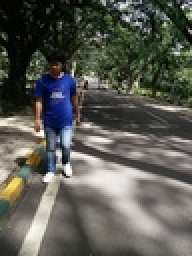
%> input picture me.jpg, 96 x 128 px, shrunk from 224 x 300 before the run (shown 2 times larger)
$ octave Image_Encryption.m   (GNU Octave 9; MATLAB toolbox functions it lacks are replaced by stand-ins)
%> lines starting %> are read from the running program, lines starting %| are printed output that depends on the picture
### Scalling.m
function [Data,padding] = Scalling (Data,sf);
% Data=imread('cameraman.tif');
Data=reshape(Data,[size(Data,1)*size(Data,2) 1]);
Data=double(Data);
padding=mod(length(Data),sf);
if (padding~=0)
    padding=sf-padding;
end
Data=[Data;zeros(padding,1)];
Data=reshape(Data,[sf,length(Data)/sf]);

### convert2bin.m
function [ Data_binary ] = convert2bin( Data )
%CONVERT2BIN Summary of this function goes here
%   Detailed explanation goes here
Data_binary=[];
for j=1:size(Data,2)
temp=[];
for i=1:size(Data,1)
temp = [temp Dec2Bin(Data(i,j))];
end
Data_binary=[Data_binary;temp];
end
end

### Hex2Bin.m
function [ bin ] = Hex2Bin( hex )
%HEX2BIN Summary of this function goes here
%   Detailed explanation goes here
bin=logical([]);
for b=1:length(hex)
    bin=[bin  logical(h2b(hex(b)))];
end
end

### SF_Key_Gen.m
function [K1,K2,K3,K4,K5]=SF_Key_Gen(bin_key);
%making a cell
key= cell(5,4);
%First for matrix of 16bit each
key{1,1}=bin_key(1:16);
key{1,2}=bin_key(17:32);
key{1,3}=bin_key(33:48);
key{1,4}=bin_key(49:64);
% generating a matrix of each 16bit int 4*4
key{2,1}(1,:)=key{1,1}(1:4);
key{2,1}(2,:)=key{1,1}(5:8);
key{2,1}(3,:)=key{1,1}(9:12);
key{2,1}(4,:)=key{1,1}(13:16);
key{2,2}(1,:)=key{1,2}(1:4);
key{2,2}(2,:)=key{1,2}(5:8);
key{2,2}(3,:)=key{1,2}(9:12);
key{2,2}(4,:)=key{1,2}(13:16);
key{2,3}(1,:)=key{1,3}(1:4);
key{2,3}(2,:)=key{1,3}(5:8);
key{2,3}(3,:)=key{1,3}(9:12);
key{2,3}(4,:)=key{1,3}(13:16);
key{2,4}(1,:)=key{1,4}(1:4);
key{2,4}(2,:)=key{1,4}(5:8);
key{2,4}(3,:)=key{1,4}(9:12);
key{2,4}(4,:)=key{1,4}(13:16);

%shifting
key{3,1}(1,:)=key{2,1}(1,:);
key{3,1}(2,:)=circshift(key{2,1}(2,:),[1 1]);
key{3,1}(3,:)=circshift(key{2,1}(3,:),[1 2]);
key{3,1}(4,:)=circshift(key{2,1}(4,:),[1 3]);

key{3,2}(1,:)=key{2,2}(1,:);
key{3,2}(2,:)=circshift(key{2,2}(2,:),[1 1]);
key{3,2}(3,:)=circshift(key{2,2}(3,:),[1 2]);
key{3,2}(4,:)=circshift(key{2,2}(4,:),[1 3]);

key{3,3}(1,:)=key{2,3}(1,:);
key{3,3}(2,:)=circshift(key{2,3}(2,:),[1 1]);
key{3,3}(3,:)=circshift(key{2,3}(3,:),[1 2]);
key{3,3}(4,:)=circshift(key{2,3}(4,:),[1 3]);

key{3,4}(1,:)=key{2,4}(1,:);
key{3,4}(2,:)=circshift(key{2,4}(2,:),[1 1]);
key{3,4}(3,:)=circshift(key{2,4}(3,:),[1 2]);
key{3,4}(4,:)=circshift(key{2,4}(4,:),[1 3]);

%transposition colomb-wise
key{4,1}=key{3,1}';
key{4,2}=key{3,2}';
key{4,3}=key{3,2}';
key{4,4}=key{3,2}';

%performing xor operations
key{5,1}=not(xor(key{4,1},key{4,2}));
key{5,2}=xor(key{5,1},key{4,2});
key{5,3}=not(xor(key{5,2},key{4,3}));
key{5,4}=xor(key{5,3},key{4,4});
%concatinate into 64bits
key_64=[key{5,1}(1,:),key{5,1}(2,:),key{5,1}(3,:),key{5,1}(4,:)...
key{5,2}(1,:),key{5,2}(2,:),key{5,2}(3,:),key{5,2}(4,:)...
key{5,3}(1,:),key{5,3}(2,:),key{5,3}(3,:),key{5,3}(4,:)...
key{5,4}(1,:),key{5,4}(2,:),key{5,4}(3,:),key{5,4}(4,:)];
%p-table
p=[1,17,33,49,50,34,18,2;...
    19,35,51,52,36,20,4,3;...
    37,53,54,38,22,6,5,21;...
    55,56,40,24,8,7,23,39;...
    58,42,26,10,9,25,41,57;...
    44,28,12,11,27,43,59,60;...
    30,14,13,29,45,61,62,46;...
    16,15,31,47,63,64,48,32];
%key after p-table
for j=1:8
    for k=1:8
        key_p(j,k)=key_64(p(j,k));
    end
end
%concatinated 64bitkey
p_64=[key_p(1,:),key_p(2,:),key_p(3,:),key_p(4,:)...
    key_p(5,:),key_p(6,:),key_p(7,:),key_p(8,:)];
%Making a cell
key_1=cell(9,4);
% first four matrix of 16bit each
key_1{1,1}=p_64(1:16);
key_1{1,2}=p_64(17:32);
key_1{1,3}=p_64(33:48);
key_1{1,4}=p_64(49:64);
%Each pattern change in matrix of 4*4
key_1{2,1}(1,:)=key_1{1,1}(1:4);
key_1{2,1}(2,:)=key_1{1,1}(5:8);
key_1{2,1}(3,:)=key_1{1,1}(9:12);
key_1{2,1}(4,:)=key_1{1,1}(13:16);

key_1{2,2}(1,:)=key_1{1,2}(1:4);
key_1{2,2}(2,:)=key_1{1,2}(5:8);
key_1{2,2}(3,:)=key_1{1,2}(9:12);
key_1{2,2}(4,:)=key_1{1,2}(13:16);

key_1{2,3}(1,:)=key_1{1,3}(1:4);
key_1{2,3}(2,:)=key_1{1,3}(5:8);
key_1{2,3}(3,:)=key_1{1,3}(9:12);
key_1{2,3}(4,:)=key_1{1,3}(13:16);

key_1{2,4}(1,:)=key_1{1,4}(1:4);
key_1{2,4}(2,:)=key_1{1,4}(5:8);
key_1{2,4}(3,:)=key_1{1,4}(9:12);
key_1{2,4}(4,:)=key_1{1,4}(13:16);
%Performing shift operation

key_1{3,1}(1,:)=key_1{2,1}(1,:);
key_1{3,1}(2,:)=circshift(key_1{2,1}(2,:),[1 1]);
key_1{3,1}(3,:)=circshift(key_1{2,1}(3,:),[1 2]);
key_1{3,1}(4,:)=circshift(key_1{2,1}(4,:),[1 3]);

key_1{3,2}(1,:)=key_1{2,2}(1,:);
key_1{3,2}(2,:)=circshift(key_1{2,2}(2,:),[1 1]);
key_1{3,2}(3,:)=circshift(key_1{2,2}(3,:),[1 2]);
key_1{3,2}(4,:)=circshift(key_1{2,2}(4,:),[1 3]);

key_1{3,3}(1,:)=key_1{2,3}(1,:);
key_1{3,3}(2,:)=circshift(key_1{2,3}(2,:),[1 1]);
key_1{3,3}(3,:)=circshift(key_1{2,3}(3,:),[1 2]);
key_1{3,3}(4,:)=circshift(key_1{2,3}(4,:),[1 3]);

key_1{3,4}(1,:)=key_1{2,4}(1,:);
key_1{3,4}(2,:)=circshift(key_1{2,4}(2,:),[1 1]);
key_1{3,4}(3,:)=circshift(key_1{2,4}(3,:),[1 2]);
key_1{3,4}(4,:)=circshift(key_1{2,4}(4,:),[1 3]);

% generate fix matrix
f_mat=cell(1,4);
f_mat{1,1}=[1,2,3,1;2,3,1,1;3,1,1,2;1,1,2,3];
f_mat{1,2}=[1,2,3,1;1,1,2,3;3,1,1,2;2,3,1,1];
f_mat{1,3}=[1,2,3,1;2,3,1,1;1,1,2,3;3,1,1,2];
f_mat{1,4}=[1,2,3,1;1,1,2,3;2,3,1,1;3,1,1,2];

% multiply fix matrix #1 with shifted matrix
    for j=1:4
       for k=1:4
           tmp=(key_1{3,1}(:,j))';
           if f_mat{1,1}(j,k)==1
               key_1{4,1}(j,k)=cellstr(num2str(tmp));
           elseif f_mat{1,1}(j,k)==2
               key_1{4,1}(j,k)=cellstr(num2str(circshift(tmp,[1 1])));
           elseif f_mat{1,1}(j,k)==3
            tmp1=circshift(tmp,[1 1]);
            key_1{4,1}(j,k)=cellstr(num2str(xor(tmp,tmp1)));
           end
       end
    end

    % multiply fix matrix #2 with shifted matrix
    for j=1:4
       for k=1:4
           tmp=(key_1{3,2}(:,j))';
           if f_mat{1,2}(j,k)==1
               key_1{4,2}(j,k)=cellstr(num2str(tmp));
           elseif f_mat{1,2}(j,k)==2
               key_1{4,2}(j,k)=cellstr(num2str(circshift(tmp,[1 1])));
           elseif f_mat{1,2}(j,k)==3
            tmp1=circshift(tmp,[1 1]);
            key_1{4,2}(j,k)=cellstr(num2str(xor(tmp,tmp1)));
           end
       end
    end

    % multiply fix matrix #3 with shifted matrix
    for j=1:4
       for k=1:4
           tmp=(key_1{3,3}(:,j))';
           if f_mat{1,3}(j,k)==1
               key_1{4,3}(j,k)=cellstr(num2str(tmp));
           elseif f_mat{1,3}(j,k)==2
               key_1{4,3}(j,k)=cellstr(num2str(circshift(tmp,[1 1])));
           elseif f_mat{1,3}(j,k)==3
            tmp1=circshift(tmp,[1 1]);
            key_1{4,3}(j,k)=cellstr(num2str(xor(tmp,tmp1)));
           end
       end
    end

% multiply fix matrix #4 with shifted matrix

    for j=1:4
       for k=1:4
           tmp=(key_1{3,4}(:,j))';
           if f_mat{1,4}(j,k)==1
               key_1{4,4}(j,k)=cellstr(num2str(tmp));
           elseif f_mat{1,4}(j,k)==2
               key_1{4,4}(j,k)=cellstr(num2str(circshift(tmp,[1 1])));
           elseif f_mat{1,4}(j,k)==3
            tmp1=circshift(tmp,[1 1]);
            key_1{4,4}(j,k)=cellstr(num2str(xor(tmp,tmp1)));
           end
       end
    end

% shifting After fix matrix Multiplication
key_1{5,1}(1,:)=key_1{4,1}(1,:);
key_1{5,1}(2,:)=circshift(key_1{4,1}(2,:),[1 1]);
key_1{5,1}(3,:)=circshift(key_1{4,1}(3,:),[1 2]);
key_1{5,1}(4,:)=circshift(key_1{4,1}(4,:),[1 3]);

key_1{5,2}(1,:)=key_1{4,2}(1,:);
key_1{5,2}(2,:)=circshift(key_1{4,2}(2,:),[1 1]);
key_1{5,2}(3,:)=circshift(key_1{4,2}(3,:),[1 2]);
key_1{5,2}(4,:)=circshift(key_1{4,2}(4,:),[1 3]);

key_1{5,3}(1,:)=key_1{4,3}(1,:);
key_1{5,3}(2,:)=circshift(key_1{4,3}(2,:),[1 1]);
key_1{5,3}(3,:)=circshift(key_1{4,3}(3,:),[1 2]);
key_1{5,3}(4,:)=circshift(key_1{4,3}(4,:),[1 3]);

key_1{5,4}(1,:)=key_1{4,4}(1,:);
key_1{5,4}(2,:)=circshift(key_1{4,4}(2,:),[1 1]);
key_1{5,4}(3,:)=circshift(key_1{4,4}(3,:),[1 2]);
key_1{5,4}(4,:)=circshift(key_1{4,4}(4,:),[1 3]);

% Performing And Operation row Wise
for i=1:length(key_1{5,1})
tmp(i,:)=and(logical(str2num(key_1{5,1}{1,i})),logical(str2num(key_1{5,1}{2,i})));
tmp1(i,:)=and(logical(str2num(key_1{5,1}{3,i})),logical(str2num(key_1{5,1}{4,i})));
key_1{6,1}(i,:)=and(tmp(i,:),tmp1(i,:));
end

for i=1:length(key_1{5,2})
tmp(i,:)=xor(logical(str2num(key_1{5,2}{1,i})),logical(str2num(key_1{5,2}{2,i})));
tmp1(i,:)=xor(logical(str2num(key_1{5,2}{3,i})),logical(str2num(key_1{5,2}{4,i})));
key_1{6,2}(i,:)=xor(tmp(i,:),tmp1(i,:));
end

for i=1:length(key_1{5,3})
tmp(i,:)=and(logical(str2num(key_1{5,3}{1,i})),logical(str2num(key_1{5,3}{2,i})));
tmp1(i,:)=and(logical(str2num(key_1{5,3}{3,i})),logical(str2num(key_1{5,3}{4,i})));
key_1{6,3}(i,:)=and(tmp(i,:),tmp1(i,:));
end

for i=1:length(key_1{5,4})
tmp(i,:)=xor(logical(str2num(key_1{5,4}{1,i})),logical(str2num(key_1{5,4}{2,i})));
tmp1(i,:)=xor(logical(str2num(key_1{5,4}{3,i})),logical(str2num(key_1{5,4}{4,i})));
key_1{6,4}(i,:)=xor(tmp(i,:),tmp1(i,:));
end

% performing xor operation to 4x4(16 bit block)

% Result 4 bit key will be obtain

tmp=xor(key_1{6,1}(1,:),key_1{6,1}(2,:));
tmp1=xor(key_1{6,1}(3,:),key_1{6,1}(4,:));
key_1{7,1}=xor(tmp,tmp1);

tmp=xor(key_1{6,2}(1,:),key_1{6,2}(2,:));
tmp1=xor(key_1{6,2}(3,:),key_1{6,2}(4,:));
key_1{7,2}=xor(tmp,tmp1);

tmp=xor(key_1{6,3}(1,:),key_1{6,3}(2,:));
tmp1=xor(key_1{6,3}(3,:),key_1{6,3}(4,:));
key_1{7,3}=xor(tmp,tmp1);

tmp=xor(key_1{6,4}(1,:),key_1{6,4}(2,:));
tmp1=xor(key_1{6,4}(3,:),key_1{6,4}(4,:));
key_1{7,4}=xor(tmp,tmp1);

%using transposition table

trans_mat=cell(1,4);
trans_mat{1,1}=[0,0,0,0;0,0,0,1;0,0,1,0;0,0,1,1];
trans_mat{1,2}=[0,1,0,0;0,1,0,1;0,1,1,0;0,1,1,1];
trans_mat{1,3}=[1,0,0,0;1,0,0,1;1,0,1,0;1,0,1,1];
trans_mat{1,4}=[1,1,0,0;1,1,0,1;1,1,1,0;1,1,1,1];

% For First key by Transposition

for i=1:length(trans_mat)
    for j=1:length(key_1{6,1})
        if key_1{7,1}(1,:)==trans_mat{1,i}(j,:)
            if i==1
                key_1{8,1}=[key_1{6,1}(:,1),key_1{6,1}(:,4),key_1{6,1}(:,2),...
                    key_1{6,1}(:,3)];
            elseif i==2
                key_1{8,1}=[key_1{6,1}(:,2),key_1{6,1}(:,3),key_1{6,1}(:,4),...
                    key_1{6,1}(:,1)];
            elseif i==3
                key_1{8,1}=[key_1{6,1}(:,3),key_1{6,1}(:,2),key_1{6,1}(:,1),...
                    key_1{6,1}(:,4)];
            else i==4
                key_1{8,1}=[key_1{6,1}(:,4),key_1{6,1}(:,1),key_1{6,1}(:,3),...
                    key_1{6,1}(:,2)];
            end
        end
    end
end

% For Second key by Real Fence

key_1{8,2}=[key_1{6,2}(1,:);circshift(key_1{6,2}(2,:),[1 1]);...
    key_1{6,2}(3,:);circshift(key_1{6,2}(4,:),[1 1])];


% For Third key  by Real Fence

key_1{8,3}=[key_1{6,3}(1,:);circshift(key_1{6,3}(2,:),[1 1]);...
    key_1{6,3}(3,:);circshift(key_1{6,3}(4,:),[1 1])];


% For Fourth key by transposition

for i=1:length(trans_mat)
    for j=1:length(key_1{6,4})
        if key_1{7,4}(1,:)==trans_mat{1,i}(j,:)
            if i==1
                key_1{8,4}=[key_1{6,4}(:,1),key_1{6,4}(:,4),key_1{6,4}(:,2),...
                    key_1{6,4}(:,3)];
            elseif i==2
                key_1{8,4}=[key_1{6,4}(:,2),key_1{6,4}(:,3),key_1{6,4}(:,4),...
                    key_1{6,4}(:,1)];
            elseif i==3
                key_1{8,4}=[key_1{6,4}(:,3),key_1{6,4}(:,2),key_1{6,4}(:,1),...
                    key_1{6,4}(:,4)];
            else i==4
                key_1{8,4}=[key_1{6,4}(:,4),key_1{6,4}(:,1),key_1{6,4}(:,3),...
                    key_1{6,4}(:,2)];
            end
        end
    end
end

% For Final KEY K1
key_1{9,1}=[key_1{8,1}(1,:),key_1{8,1}(2,:),key_1{8,1}(3,:),key_1{8,1}(4,:)];
K1=key_1{9,1};
% For Final KEY K2
key_1{9,2}=[key_1{8,2}(:,1)',flipdim(key_1{8,2}(:,2)',2),key_1{8,2}(:,3)',...
    flipdim(key_1{8,2}(:,4)',2)];
K2=key_1{9,2};
% For Final KEY K3
key_1{9,3}=[key_1{8,3}(:,1)',flipdim(key_1{8,3}(:,2)',2),key_1{8,3}(:,3)',...
    flipdim(key_1{8,3}(:,4)',2)];
K3=key_1{9,3};
% For Final KEY K4
key_1{9,4}=[key_1{8,4}(1,:),key_1{8,4}(2,:),key_1{8,4}(3,:),key_1{8,4}(4,:)];
K4=key_1{9,4};
% For Final KEY K5
tmp=xor(K1,K2);
tmp1=xor(K3,K4);
K5=xor(tmp,tmp1);

### fun.m
function i = fun(a)
b=cell(6,4);
%Arrangent of 16bits into 4,4 Bit Blocks
b{1,1}=a(1:4);
b{1,2}=a(5:8);
b{1,3}=a(9:12);
b{1,4}=a(13:16);
% Left Shifthing on each 4bit block
b{2,1}=b{1,1};
b{2,2}=circshift(b{1,2},[1 1]);
b{2,3}=circshift(b{1,3},[1 2]);
b{2,4}=circshift(b{1,4},[1 3]);
%performing And operation
b{3,1}=b{2,1};
b{3,2}=and(b{3,1},b{2,2});
b{3,3}=and(b{3,2},b{2,3});
b{3,4}=and(b{3,3},b{2,4});
s=cell(1,4);
s{1,1}=['0','f','2','d';'d','2','b','4';'8','7','2','d';'d','2','3','c'];
s{1,2}=['0','1','c','f';'f','8','5','0';'0','9','4','f';'f','0','d','0'];
s{1,3}=['0','e','c','0';'0','8','e','4';'8','e','4','0';'0','0','e','c'];
s{1,4}=['0','1','3','0';'0','7','1','4';'8','1','8','0';'0','f','1','c'];
% for Identifying the row and colomb within s-boxes
for r=1:length(s)
row=[b{3,r}(1,1),b{3,r}(1,4)];
col=[b{3,r}(2:3)];
x(r)=bin2dec(int2str(row))+1;
y(r)=bin2dec(int2str(col))+1;
end
%substitute the value identified by s-boxes
  for r=1:length(s)
      b{4,r}=s{1,r}(x(r),y(r));
  end
%coverstion of hex no into bin no
for j=1:length(s)
    b{5,j}=logical([]);
    b{5,j}=[b{5,j} h2b(b{4,j})];
end
%performing OR operations on 4 bit blocks
b{6,1}=b{5,1};
b{6,2}=or(b{6,1},b{5,2});
b{6,3}=or(b{6,2},b{5,3});
b{6,4}=or(b{6,3},b{5,4});

%for Final 16 bit
i=[b{6,1},b{6,2},b{6,3},b{6,4}];
end

### Binary2Dec.m
function [ dec ] = Binary2Dec( binary )
%binaryB2H Summary of this function goes here
%   Detailed explanation goes here
E1=bin2dec(num2str(binary(1:8)));
 E2=bin2dec(num2str(binary(9:16)));
 E3=bin2dec(num2str(binary(17:24)));
 E4=bin2dec(num2str(binary(25:32)));
 E5=bin2dec(num2str(binary(33:40)));
 E6=bin2dec(num2str(binary(41:48)));
 E7=bin2dec(num2str(binary(49:56)));
 E8=bin2dec(num2str(binary(57:64)));
 dec=cell2mat({E1 E2 E3 E4 E5 E6 E7 E8});
end

### SF_Decryption.m
function [bin_msg]=SF_Decryption(binary_cipher,K1,K2,K3,K4,K5);
%Decryption
dec=cell(8,4);
% Arranging 64 bit into 16 bit block
dec{1,1}=binary_cipher(1:16);
dec{1,2}=binary_cipher(17:32);
dec{1,3}=binary_cipher(33:48);
dec{1,4}=binary_cipher(49:64);

% for first round
%performing Xnor operation with K5
dec{2,1}=not(xor(K5,dec{1,1}));
%Using f function and Xor operation obtain second 16 bit block
dec{2,3}=xor(fun(dec{1,1}),dec{1,2});
%Performing xnor operation on last 16 bit
dec{2,4}=not(xor(K5,dec{1,4}));
%Using f function and Xor operation obtain third 16 bit block
dec{2,2}=xor(fun(dec{1,4}),dec{1,3});

% for Second Round
%performing Xnor operation with K4
dec{3,1}=not(xor(K4,dec{2,1}));
%Using f function and Xor operation obtain second 16 bit block
dec{3,2}=xor(fun(dec{2,1}),dec{2,2});
%Performing xnor operation on last 16 bit
dec{3,4}=not(xor(K4,dec{2,4}));
%Using f function and Xor operation obtain third 16 bit block
dec{3,3}=xor(fun(dec{2,4}),dec{2,3});

% for Third Round
%Step no 01
%Swaping Blocks
dec{4,1}=dec{3,2};
dec{4,2}=dec{3,1};
dec{4,3}=dec{3,4};
dec{4,4}=dec{3,3};

%Step no 02
%performing xnor operation in first 16 bits with K3
dec{5,1}=not(xor(K3,dec{4,1}));
% Using f function and swaping tecniques on 16 bit
dec{5,3}=xor(fun(dec{4,1}),dec{4,2});
%performing xnor operation in last 16 bits with K1
dec{5,4}=not(xor(K3,dec{4,4}));
% Using f function and swaping tecniques on 16 bit
dec{5,2}=xor(fun(dec{4,4}),dec{4,3});

% for fourth Round
%performing Xnor operation with K2
dec{6,1}=not(xor(K2,dec{5,1}));
%Using f function and Xor operation obtain second 16 bit block
dec{6,2}=xor(fun(dec{5,1}),dec{5,2});
%Performing xnor operation on last 16 bit
dec{6,4}=not(xor(K2,dec{5,4}));
%Using f function and Xor operation obtain third 16 bit block
dec{6,3}=xor(fun(dec{5,4}),dec{5,3});

% for fifth Round
%Step no 01
%Swaping Blocks
dec{7,1}=dec{6,2};
dec{7,2}=dec{6,1};
dec{7,3}=dec{6,4};
dec{7,4}=dec{6,3};
%Step no 02
%performing xnor operation in first 16 bits with K1
dec{8,1}=not(xor(K1,dec{7,1}));
% Using f function and swaping tecniques on 16 bit
dec{8,3}=xor(fun(dec{7,1}),dec{7,2});
%performing xnor operation in last 16 bits with K1
dec{8,4}=not(xor(K1,dec{7,4}));
% Using f function and swaping tecniques on 16 bit
dec{8,2}=xor(fun(dec{7,4}),dec{7,3});

bin_msg=[dec{8,1},dec{8,2},dec{8,3},dec{8,4}];

### SF_Encrypt.m
function [cipher]=SF_Encrypt(bin_msg,K1,K2,K3,K4,K5);
%For Encryption of 64 bit msg
bin_msg1=bin_msg(1:32);
bin_msg2=bin_msg(33:64);

enc=cell(8,4);
% Arranging 64 bit into 16 bit block
enc{1,1}=bin_msg(1:16);
enc{1,2}=bin_msg(17:32);
enc{1,3}=bin_msg(33:48);
enc{1,4}=bin_msg(49:64);

% For First round
%Step no 01
%performing xnor operation in first 16 bits with K1
enc{2,1}=not(xor(K1,enc{1,1}));
% Using f function and swaping tecniques on 16 bit
enc{2,2}=xor(fun(enc{2,1}),enc{1,3});
%performing xnor operation in last 16 bits with K1
enc{2,4}=not(xor(K1,enc{1,4}));
% Using f function and swaping tecniques on 16 bit
enc{2,3}=xor(fun(enc{2,4}),enc{1,2});
%Step no 02
%Swaping Blocks
enc{3,1}=enc{2,2};
enc{3,2}=enc{2,1};
enc{3,3}=enc{2,4};
enc{3,4}=enc{2,3};

% For Second Round
%performing Xnor operation with K2
enc{4,1}=not(xor(K2,enc{3,1}));
%Using f function and Xor operation obtain second 16 bit block
enc{4,2}=xor(fun(enc{4,1}),enc{3,2});
%Performing xnor operation on last 16 bit
enc{4,4}=not(xor(K2,enc{3,4}));
%Using f function and Xor operation obtain third 16 bit block
enc{4,3}=xor(fun(enc{4,4}),enc{3,3});

% For Third Round
%Step no 01
%performing xnor operation in first 16 bits with K3
enc{5,1}=not(xor(K3,enc{4,1}));
% Using f function and swaping tecniques on 16 bit
enc{5,2}=xor(fun(enc{5,1}),enc{4,3});
%performing xnor operation in last 16 bits with K1
enc{5,4}=not(xor(K3,enc{4,4}));
% Using f function and swaping tecniques on 16 bit
enc{5,3}=xor(fun(enc{5,4}),enc{4,2});
%Step no 02
%Swaping Blocks
enc{6,1}=enc{5,2};
enc{6,2}=enc{5,1};
enc{6,3}=enc{5,4};
enc{6,4}=enc{5,3};

%Round no 04
%performing Xnor operation with K4
enc{7,1}=not(xor(K4,enc{6,1}));
%Using f function and Xor operation obtain second 16 bit block
enc{7,2}=xor(fun(enc{7,1}),enc{6,2});
%Performing xnor operation on last 16 bit
enc{7,4}=not(xor(K4,enc{6,4}));
%Using f function and Xor operation obtain third 16 bit block
enc{7,3}=xor(fun(enc{7,4}),enc{6,3});

% Round no 05
%performing Xnor operation with K5
enc{8,1}=not(xor(K5,enc{7,1}));
%Using f function and Xor operation obtain second 16 bit block
enc{8,2}=xor(fun(enc{8,1}),enc{7,3});
%Performing xnor operation on last 16 bit
enc{8,4}=not(xor(K5,enc{7,4}));
%Using f function and Xor operation obtain third 16 bit block
enc{8,3}=xor(fun(enc{8,4}),enc{7,2});
% Encrypted Cipher
cipher=[enc{8,1},enc{8,2},enc{8,3},enc{8,4}];

### h2b.m
function b = h2b(h)
switch h
    case {'0'}
        b = logical([0 0 0 0]);
    case {'1'}
        b = logical([0 0 0 1]);
    case {'2'}
        b = logical([0 0 1 0]);
    case {'3'}
        b = logical([0 0 1 1]);
    case {'4'}
        b = logical([0 1 0 0]);
    case {'5'}
        b = logical([0 1 0 1]);
    case {'6'}
        b = logical([0 1 1 0]);
    case {'7'}
        b = logical([0 1 1 1]);
    case {'8'}
        b = logical([1 0 0 0]);
    case {'9'}
        b = logical([1 0 0 1]);
    case {'A', 'a'}
        b = logical([1 0 1 0]);
    case {'B', 'b'}
        b = logical([1 0 1 1]);
    case {'C', 'c'}
        b = logical([1 1 0 0]);
    case {'D', 'd'}
        b = logical([1 1 0 1]);
    case {'E', 'e'}
        b = logical([1 1 1 0]);
    case {'F', 'f'}
        b = logical([1 1 1 1]);
end

### Image_Encryption.m


clc
clear all
close all
tic
addpath subFunctions
% [4 lines of commented-out code are left out]
Data=imread('me.jpg');
%> Data is the input picture: size 128x96x3 uint8; mean R, G, B 90.3, 90.8, 83.6
% Data=imread('images\ORLFace.jpg');
[row,col,dim]=size(Data);
%> row = 128; col = 96; dim = 3
if (dim>1)
Data=rgb2gray(Data); % convert into grayscale if input image is a color image
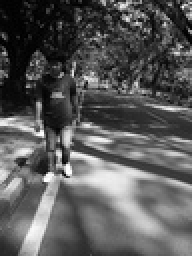
%> Data: size 128x96 uint8 (shown 2 times larger); min 0, max 255, mean 89.8
end

%% Scalling and Convertion to binary
% Scalling to convert image into array of 8-pixels; each pixel is of 8 bits
% therefore 8 pixel will be equals to 64 bit of data
[Data,padding]=Scalling(Data,8);
%> padding = 0
Data_binary=convert2bin(Data);
%> after the loop in convert2bin, `for j=1:size(Data,2)`:
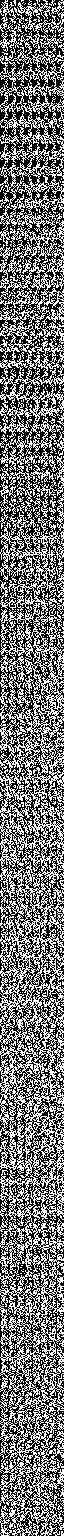
%> Data_binary: size 1536x64 double; values 0 (black) and 1 (white), 45.7% white in thin lines or dots

%% Key Selection and Expansion
% Input the key in the form of 133457799bbcdff1
hex_key = '133457799bbcdff1';
[bin_key] = Hex2Bin( hex_key );
[K1,K2,K3,K4,K5]=SF_Key_Gen(bin_key);

%% Encryption and Decryption
orignal_msg=[];
  encrypt_msg=[];
  decrypt_msg=[];
for i=1:size(Data_binary,1)
    orignal=Data_binary(i,:);
    tic
    [cipher]=SF_Encrypt(orignal,K1,K2,K3,K4,K5);
    encryption_time(i)=toc;
%> (the run ends here)
